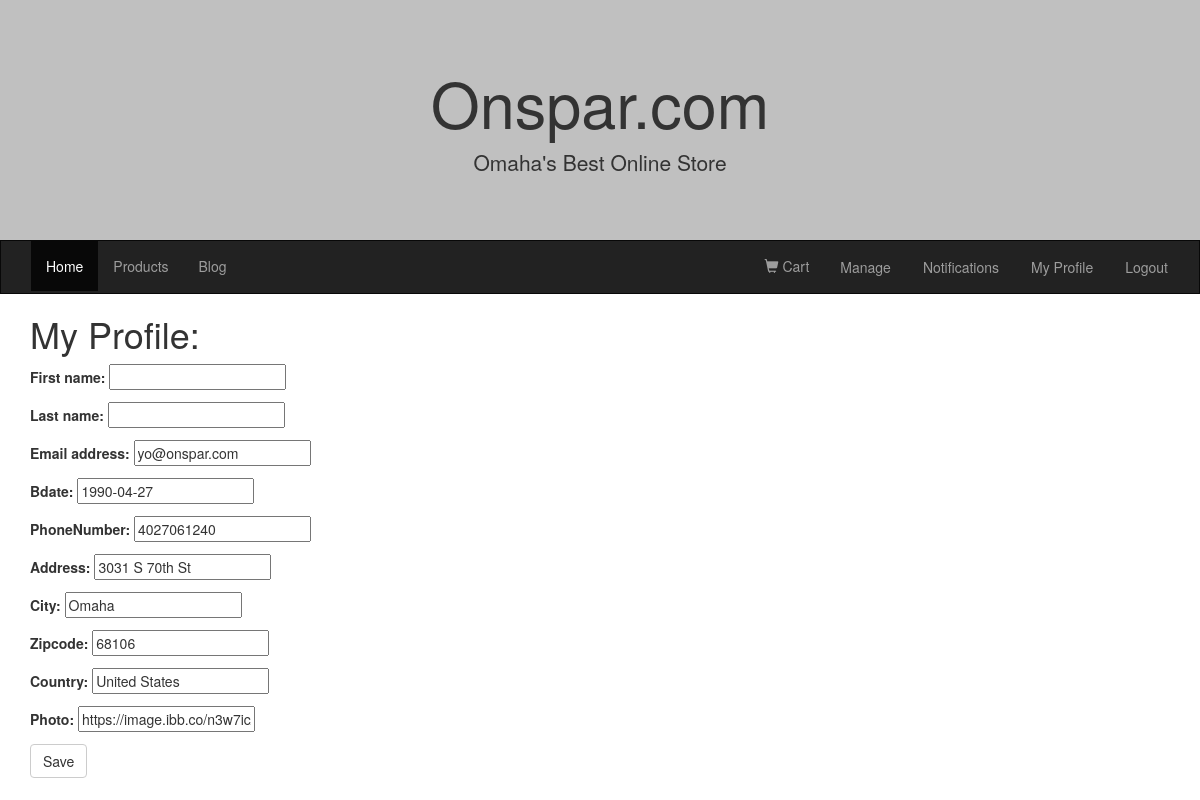
Page /profileEdit/ (signed in) on the earlier database version.
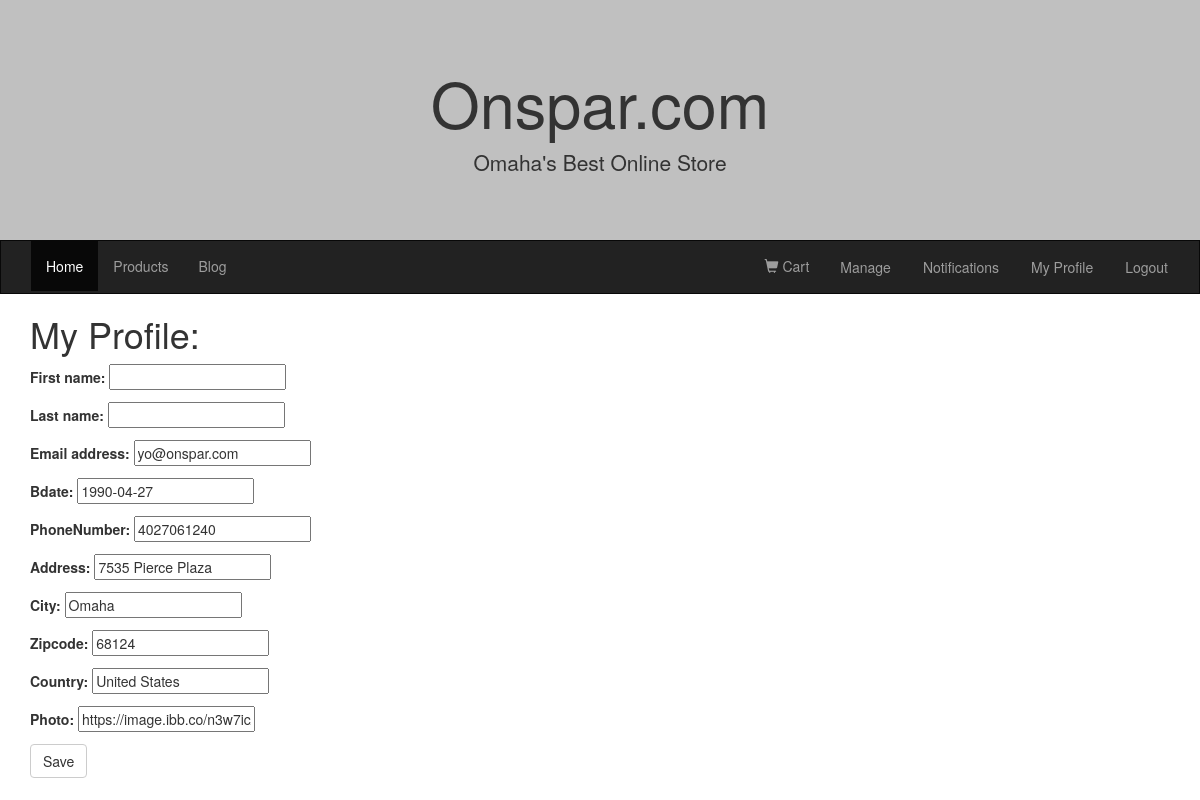
Same page on the later database version.
### portfolio/models.py (models this page shows, shortened)
class Profile(models.Model):
    user = models.OneToOneField(settings.AUTH_USER_MODEL)
    bdate = models.DateField(blank=True, null=True)
    photo = models.CharField(max_length=200, db_index=True)
    phoneNumber = models.IntegerField(default=1234567890)
    address = models.CharField(max_length=250,default=None)
    city = models.CharField(max_length=250,default=None)
    country = models.CharField(max_length=250, default=None)
    zipcode = models.IntegerField(default=12345)

### portfolio/views.py (the view)
# urls.py: url(r'^(?P<id>\d+)/edit/$', views.post_edit, name='post_edit'),
@login_required
def edit(request):
    if request.method == 'POST':
        user_form = UserEditForm(instance=request.user,data=request.POST)
        profile_form = ProfileEditForm(instance=request.user.profile,
                       data=request.POST,
                       files=request.FILES)
        if user_form.is_valid() and profile_form.is_valid():
            user_form.save()
            profile_form.save()
    else:
        user_form = UserEditForm(instance=request.user)
        profile_form = ProfileEditForm(
        instance=request.user.profile)
    return render(request,
                  'portfolio/editProfile.html',
                  {'user_form': user_form,
                  'profile_form': profile_form})

### portfolio/forms.py
class UserEditForm(forms.ModelForm):
    class Meta:
        model = User
        fields = ('first_name', 'last_name', 'email')

class ProfileEditForm(forms.ModelForm):
    class Meta:
        model = Profile
        fields = ('bdate','phoneNumber', 'address', 'city','zipcode', 'country', 'photo')

### portfolio/templates/portfolio/editProfile.html (shortened to what this page needs)
{% extends "portfolio/base.html" %}
{% block content %}
<div class="container">
  <h1>My Profile:</h1>
     <form method="POST" class="product-form">{% csrf_token %}
       {{ user_form.as_p }}
       {{ profile_form.as_p }}
        <button type="submit" class="save btn btn-default">Save</button>
    </form>
{% endblock %}

Differences in the rows shown:
changed Profile "Omaha": address "3031 S 70th St" → "7535 Pierce Plaza"; zipcode "68106" → "68124"
